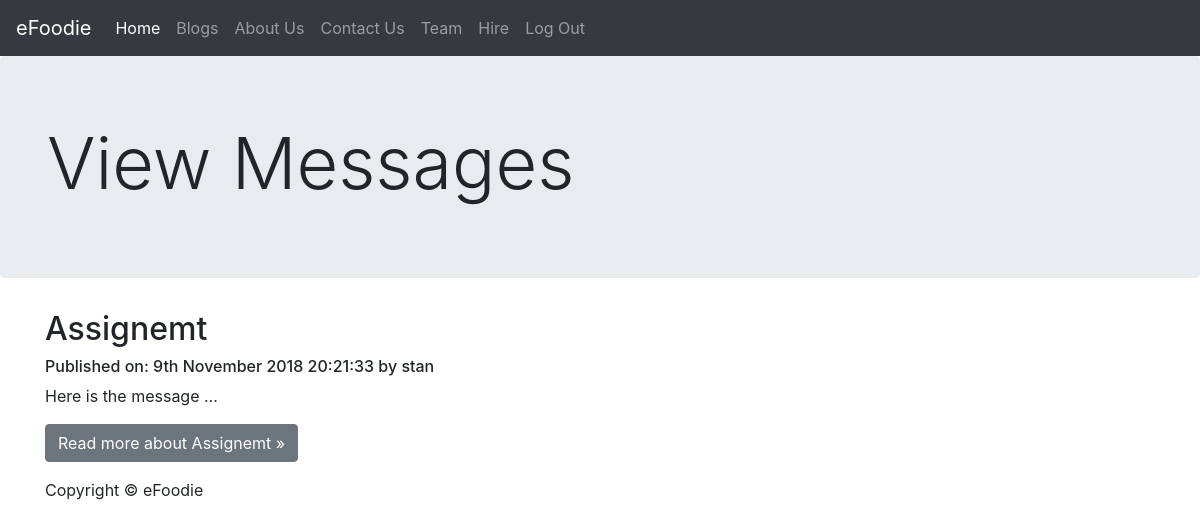
Page /view_message.php on the committed database.
### tables this page shows
CREATE TABLE `messages` (
  `messageId` int(10) NOT NULL,
  `msg_fullName` varchar(70) NOT NULL,
  `msg_email` varchar(70) NOT NULL,
  `msg_subject` text,
  `msg_fullText` text,
  `msg_datetime` bigint(10) DEFAULT NULL,
  `msg_status` varchar(20) DEFAULT NULL
);

### view_message.php (the view)
<?php
    include_once 'phpscripts/connection.php';
include "templates/header.php";
include "templates/testnav.php";
?>
    <main role="main">
      <div class="jumbotron">
        <div class="container">
          <h1 class="display-3">View Messages</h1>
        </div>
      </div>
      <div class="container">
        <div class="row">
          <div class="col-md-12">
<?php
    $select_mgs = "SELECT * FROM messages";
    $msg_res = $db->query($select_mgs);
    if ($msg_res->num_rows > 0){
        while($msg_row = $msg_res->fetch_assoc()){
        ?>
            <h2><?php print $msg_row["msg_subject"]; ?></h2>
           <h6>Published on: <?php print date("jS F Y H:i:s", $msg_row["msg_datetime"]); ?> by <?php print $msg_row["msg_fullName"]; ?></h6>
            <p><?php
			$max_words = 50;
			$msg_fullText = addslashes($msg_row["msg_fullText"]);
			$shown_string = implode(' ', array_slice(str_word_count(addslashes($msg_fullText), 2), 0, $max_words)) . ' ... ' ;
			print $shown_string;
			?>
			</p>
            <p><a class="btn btn-secondary" href="read_more.php?messageId=<?php print $msg_row["messageId"]; ?>" role="button">Read more about <?php print $msg_row["msg_subject"]; ?> &raquo;</a></p>
        <?php
        }
    }else{
        echo 'No data';
    }
?>
          </div>
        </div>
      </div>
    </main>
<?php
	include "templates/footer.php";
?>

### css/style.css (style rules this page uses)
body { padding-top: 3.5rem; }

### rows in the picture
messages: msg_subject "Assignemt", msg_datetime "9th November 2018 20:21:33", msg_fullName "stan", msg_fullText "Here is the message ..."
